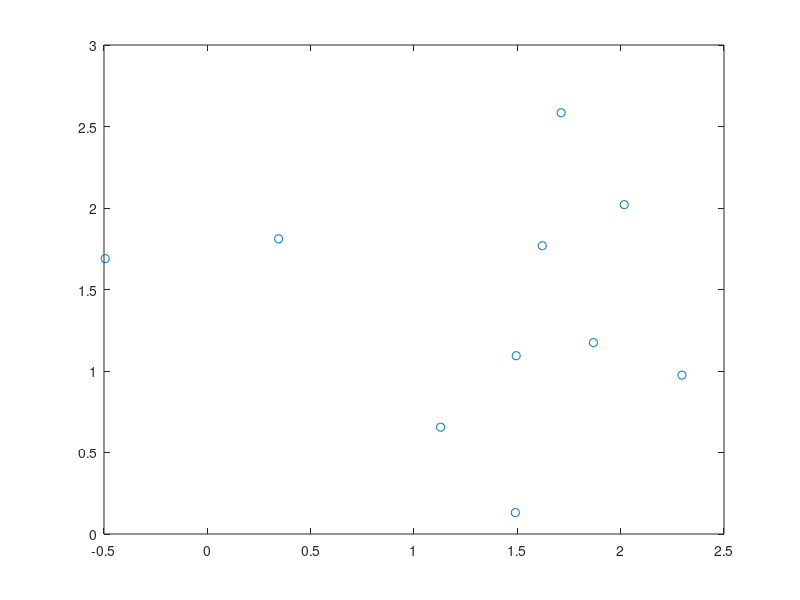

Source code (MATLAB): (Note: this script raises an error after producing the figure.)
clear all;clc;
%% INITIALISATION AND PARAMETERS:
%x=[1.85:0.01:3.05; 1.85:0.01:3.05];                 % True trajectory of source / sequence of states
x=[1.85:0.01:3.05 ; [1.85*ones(1,60),2.5,3.05*ones(1,60)]]; % True trajectory of source / sequence of states
T = size(x,2);                                            % Number of time steps.
M=4;                                                % No. of microphone pairs
R = diag([1e-5 1e-5 ]);                             % Used to evaluate the likelihood
Q = diag([1e-7 1e-5]);                              % Used to evaluate the prior
P01 = 0.1;                                          % PF's Variance of x-ccordinate of each particle
P02 = 0.1;                                          % PF's Variance of y-ccordinate of each particle
N = 10;                                             % Number of particles.		    
Q_pfekf = 10*1e-5*eye(2);                           % EKF's process noise variance.
R_pfekf = 1e-6*eye(2);                              % EKF's measurement noise variance.
p(:,:,1)=[1,2.3;1,2.7];                             % positions of microphones
p(:,:,2)=[2.3,4;2.7,4];
p(:,:,3)=[4,2.7;4,2.3];
p(:,:,4)=[2.7,1;2.3,1];
track_x=zeros(1,T);
track_y=zeros(1,T);                                           
C = repmat(eye(2,2),[1,1,T]);                       % Jacobian matrix for EKF
%C=(M,2,T);
tau=ones(M,1,T);
xparticle_pfekf = ones(2,T,N);                      % Variable for storing particles at all times
Pparticle_pfekf = cell(N,1);                        % Particles for the covariance of x.
%% GENERATING PARTICLES AND THEIR (CO)VARIANCES (EACH PARTICLE IS 2x1)
for i=1:N,                                          
  xparticle_pfekf(1,1,i) =  sqrt(2.5) + randn(1,1); % for n particles at time t=1
  xparticle_pfekf(2,1,i) =  sqrt(2.5)+ randn(1,1);
  Pparticle_pfekf{i} = ones(2,2,T);
  for t=1:T,
    Pparticle_pfekf{i}(:,:,t)= diag([P01 P02]); 
  end;
end;
%% PLOT PARTICLES
a=xparticle_pfekf(:,1,:); b= a(:,:); plot(b(1,:),b(2,:),'o');
%% SOME DATA STRUCTURES FOR THE FILTER
xparticlePred_pfekf = ones(2,T,N);                  % One-step-ahead predicted values of the states.
PparticlePred_pfekf = Pparticle_pfekf;              % One-step-ahead predicted values of P.
yPred_pfekf = ones(2,T,N);                          % One-step-ahead predicted values of y.
w = ones(T,N);                                      % Importance weights.
muPred_pfekf = ones(2,T);                           % EKF O-s-a estimate of the mean of the states.
PPred_pfekf = ones(2,2);                            % EKF O-s-a estimate of the variance of the states.
mu_pfekf = ones(2,T,N);                             % EKF estimate of the mean of the states.
P_pfekf = ones(2,2,T);                              % EKF estimate of the variance of the states.
%% Main Particle filter loop
for t=2:T,    
  %fprintf('PF-EKF : t = %i / %i  \r \n',t,T);
  %x_est=mean(yPred_pfekf(:,t,:),3);
  %y(:,:,t)=C(:,:,t)*x_est;
  %for j=1:M
  %    C(j,:,t) = ((1/343)*((x_est - p(1,:,j)')/norm(x_est - p(1,:,j)') - (x_est - p(2,:,j)')/norm(x_est - p(2,:,j)')))';
  %    tau(j,1,t) = (1/343)*(norm(x_est - p(1,:,j)') - norm(x_est - p(2,:,j)'));
  %end
  for i=1:N,
    %% PREDICTION STEP:
    muPred_pfekf(:,t) = xparticle_pfekf(:,t-1,i);                                       % muPred_pfekf has no i dependence
    PPred_pfekf = Pparticle_pfekf{i}(:,:,t-1) + Q_pfekf; 
    %yPredTmp = feval('bshfun',muPred_pfekf(:,t),u(:,t),t);
    yPredTmp=C(:,:,t)*muPred_pfekf(:,t);
    %% APPLY THE EKF UPDATE EQUATIONS FOR EACH PARTICLE
    S = R_pfekf + C(:,:,t)*PPred_pfekf*C(:,:,t)';                                       % Innovations covariance.
    K = PPred_pfekf*C(:,:,t)'*inv(S);                                                   % Kalman gain.
    mu_pfekf(:,t,i) = muPred_pfekf(:,t) + K*(x(:,t)-yPredTmp);                          % Mean of proposal.
    P_pfekf(:,:,t) = PPred_pfekf - K*C(:,:,t)*PPred_pfekf;                              % Variance of proposal.
    xparticlePred_pfekf(:,t,i) = mu_pfekf(:,t,i) + sqrtm(P_pfekf(:,:,t))*randn(2,1);
    PparticlePred_pfekf{i}(:,:,t) = P_pfekf(:,:,t);
  end;
  %% EVALUATE IMPORTANCE WEIGHTS FOR PARTICLE FILTER
  for i=1:N,
    %yPred_pfekf(:,t,i) = feval('bshfun',xparticlePred_pfekf(:,t,i),u(:,t),t); 
    yPred_pfekf(:,t,i) = xparticlePred_pfekf(:,t,i);
    lik = exp(-0.5*(x(:,t)-yPred_pfekf(:,t,i))'*inv(R)*(x(:,t)-yPred_pfekf(:,t,i)) ) + 0.4;
    prior = exp(-0.5*(xparticlePred_pfekf(:,t,i)- xparticle_pfekf(:,t-1,i))'*inv(Q) * (xparticlePred_pfekf(:,t,i)-xparticle_pfekf(:,t-1,i) ))+ 1e-99;
    proposal = inv(sqrt(det(PparticlePred_pfekf{i}(:,:,t)))) * exp(-0.5*(xparticlePred_pfekf(:,t,i)-mu_pfekf(:,t,i))'*inv(PparticlePred_pfekf{i}(:,:,t)) * (xparticlePred_pfekf(:,t,i)-mu_pfekf(:,t,i)))+ 1e-99;
    w(t,i) = lik*prior/proposal;      
  end;  
  %% NORMALISATION OF WEIGHTS
  w(t,:) = w(t,:)./sum(w(t,:));                                                         % Normalise the weights.
  
  %% RESAMPLING USING IMPORTANCE FUNCTION
    outIndex = residualR(1:N,w(t,:)');                                                  % Residual resampling.
  
  xparticle_pfekf(:,t,:) = xparticlePred_pfekf(:,t,outIndex);                           % Keep particles with resampled indices.
  for i=1:N,
    Pparticle_pfekf{i} = PparticlePred_pfekf{outIndex(i)};  
  end;
end;   
%% EXTRACTING AND PLOTTING TRACKED VALUES
for t=1:T,
  track_x(t) = mean(yPred_pfekf(1,t,:));
  track_y(t) = mean(yPred_pfekf(2,t,:));  
end; 
figure(2)
plot(track_x(2:T),'r')
ylabel('x-coordinate')
hold on
plot(x(1,:),'g')
legend('Tracked x-ccordinate','Actual x-ccordinate')
figure(3)
plot(track_y(2:T),'r')
ylabel('y-coordinate')
hold on
plot(x(2,:),'g')
legend('Tracked y-ccordinate','Actual y-ccordinate')